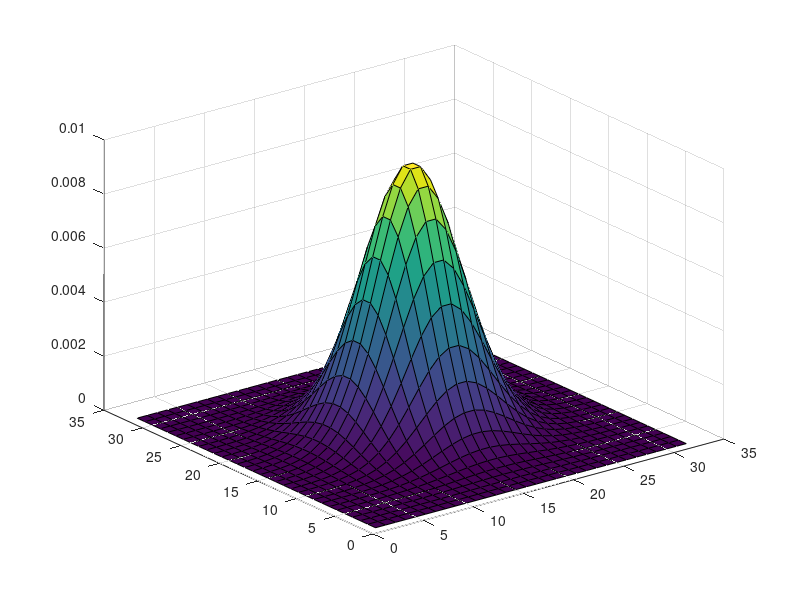
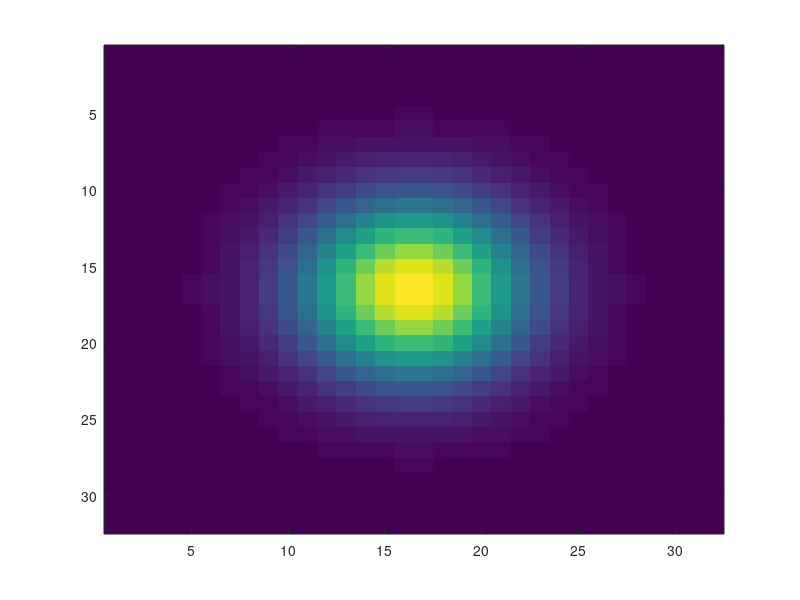

MATLAB code for these plots, in order: (Note: this script raises an error after producing the figures.)
close all
clear
home

hsize = 32;
sigma = 4;

% h = fspecial('gaussian',hsize,sigma) returns a rotationally symmetric 
% Gaussian lowpass filter of size hsize with standard deviation sigma. 
% Not recommended. Use imgaussfilt or imgaussfilt3 instead.
h = fspecial('gaussian', hsize, sigma);

% Surface plot
figure
surf(h);

% imagesc(C) displays the data in array C as an image 
% that uses the full range of colors in the colormap. 
figure
imagesc(h);

%============================================
im = imread('dolphin.png'); % load image

for sigma = 1:5:26
    h = fspecial('gaussian', hsize, sigma);
    % B = imfilter(A,h) filters the multidimensional array A 
    % with the multidimensional filter h and returns the result in B.
    outim = imfilter(im, h);
    figure;
    imshow(outim);
end

%============================

% B = imgaussfilt(A,sigma) filters image A with a 2-D Gaussian smoothing kernel 
% with standard deviation specified by sigma.
outim = imgaussfilt(im, sigma);
figure
imshow(outim);




